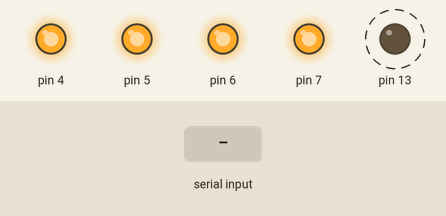
Simulated run of this sketch. Board: Arduino Uno, built with avr-gcc and run on an emulated ATmega328P. Shown: output pins drawn as LEDs (lit = HIGH). Dashed ring = blinking. Inputs (shaded band) come from the test bench. What the sketch prints to the serial monitor is not drawn.

Above: at 3.25 s.
3.3 s: "1\n" received over Serial
At 3.5 s:
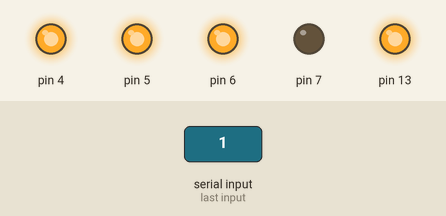
6.3 s: "2\n" received over Serial
At 6.75 s:
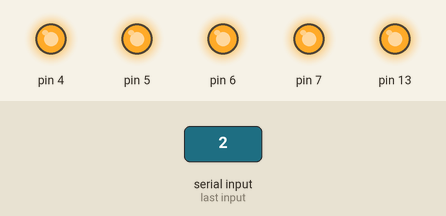
Timing chart, 0 to 15.3 s (numbered marks = the images above; inputs shaded):
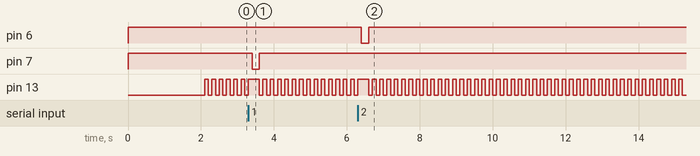

Measured:
- after the input at 3.3 s, pin 7: HIGH → LOW after 0.10 s, → HIGH 0.20 s later
- after the input at 6.3 s, pin 6: HIGH → LOW after 0.10 s, → HIGH 0.20 s later
- by itself, pin 13: repeats every 0.20 s: LOW 0.10 s, HIGH 0.10 s

The sketch:

lampLED_contral.ino
```cpp
String inputString = "";         // a string to hold incoming data
boolean stringComplete = false;  // whether the string is complete

int val; //定义一个全局变量val，用来存放串口接收到的数据的。


void setup()
{
    // 运行指示灯
    pinMode(13, OUTPUT);//设置13脚为输出脚，同时13脚是接到板子内部LED的。
    // 4路继电器
    pinMode(4, OUTPUT);//设置4脚为输出脚
    pinMode(5, OUTPUT);//设置5脚为输出脚
    pinMode(6, OUTPUT);//设置6脚为输出脚
    pinMode(7, OUTPUT);//设置7脚为输出脚
    // 串口初始化
    Serial.begin(9600);//设置串口波特率为9600buad
    // reserve 200 bytes for the inputString:
    inputString.reserve(200);
    // 运行指示灯初始化
    digitalWrite(13, LOW);//先令13脚为低电平，LED熄灭。
    // 4路继电器初始化
    digitalWrite(7, HIGH);//先令4脚为低电平，LED熄灭。
    digitalWrite(6, HIGH);//先令5脚为低电平，LED熄灭。
    digitalWrite(5, HIGH);//先令6脚为低电平，LED熄灭。
    digitalWrite(4, HIGH);//先令7脚为低电平，LED熄灭。
    // 等待初始化完成
    delay(2000);//延时2秒钟，等待模块初始化完毕，这个不能省略，如果发现启动后没语音提示，可以再延长一点试试。
    Serial.print("ready");//准备好了
}
void loop()//循环执行
{
    if (stringComplete) {
        Serial.println(inputString);
        // clear the string:
        val = (char)inputString[0];
        inputString = "";
        stringComplete = false;
        if ('1' == val)//如果喊“开灯”模块会发送“开灯”对应的返回值“001”（十进制）给arduino，所以只要判断数字是不是1，是就证明识别到“开灯”了。
        {
            digitalWrite(7, LOW);//如果识别到关灯，就熄灭LED。
            delay(200);
            digitalWrite(7, HIGH);//如果识别到开灯，就点亮LED
            Serial.print("ok");
        }
        if ('2' == val)//如果喊“关灯”模块会发送“关灯”对应的返回值“002”（十进制）给arduino，所以只要判断数字是不是2，是就证明识别到“关灯”了。
        {
            digitalWrite(6, LOW);//如果识别到关灯，就熄灭LED。
            delay(200);
            digitalWrite(6, HIGH);//如果识别到关灯，就熄灭LED。
            Serial.print("ok");
        }
        if ('3' == val)//如果喊“关灯”模块会发送“关灯”对应的返回值“002”（十进制）给arduino，所以只要判断数字是不是2，是就证明识别到“关灯”了。
        {
            digitalWrite(5, LOW);//如果识别到关灯，就熄灭LED。
            delay(200);
            digitalWrite(5, HIGH);//如果识别到关灯，就熄灭LED。
            Serial.print("ok");
        }
        if ('4' == val)//如果喊“关灯”模块会发送“关灯”对应的返回值“002”（十进制）给arduino，所以只要判断数字是不是2，是就证明识别到“关灯”了。
        {
            digitalWrite(4, LOW);//如果识别到关灯，就熄灭LED。
            delay(200);
            digitalWrite(4, HIGH);//如果识别到关灯，就熄灭LED。
            Serial.print("ok");
        }
    }
    // 正常运行中
    digitalWrite(13, LOW);//先令13脚为低电平，LED熄灭。
    delay(100);
    digitalWrite(13, HIGH);//先令13脚为低电平，LED熄灭。
    delay(100);
}

/*
  SerialEvent occurs whenever a new data comes in the
 hardware serial RX.  This routine is run between each
 time loop() runs, so using delay inside loop can delay
 response.  Multiple bytes of data may be available.
 */
void serialEvent() {
    while (Serial.available()) {
        // get the new byte:
        char inChar = (char)Serial.read();
        // add it to the inputString:
        inputString += inChar;
        // if the incoming character is a newline, set a flag
        // so the main loop can do something about it:
        if (inChar == '\n') {
            stringComplete = true;
        }
    }
}
```
